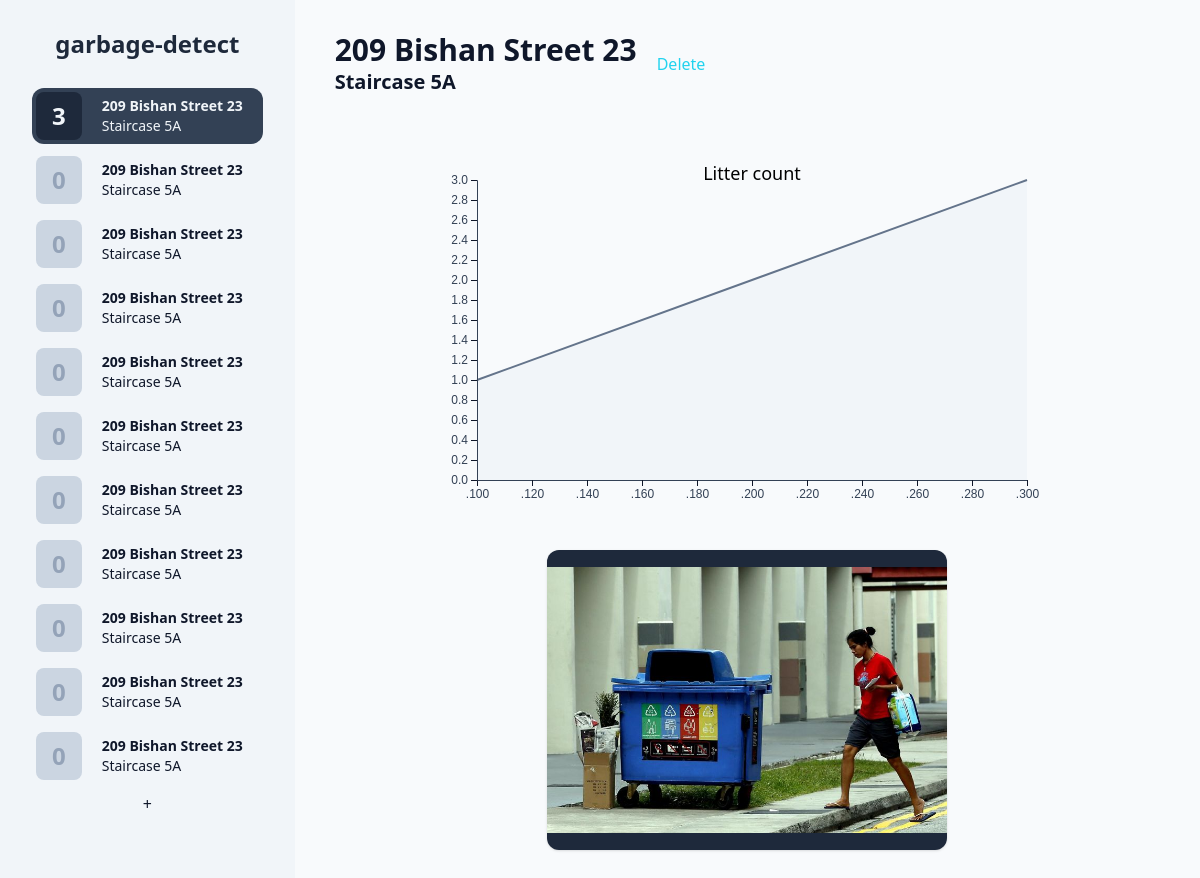
/1, run on an earlier commit of the app's database.
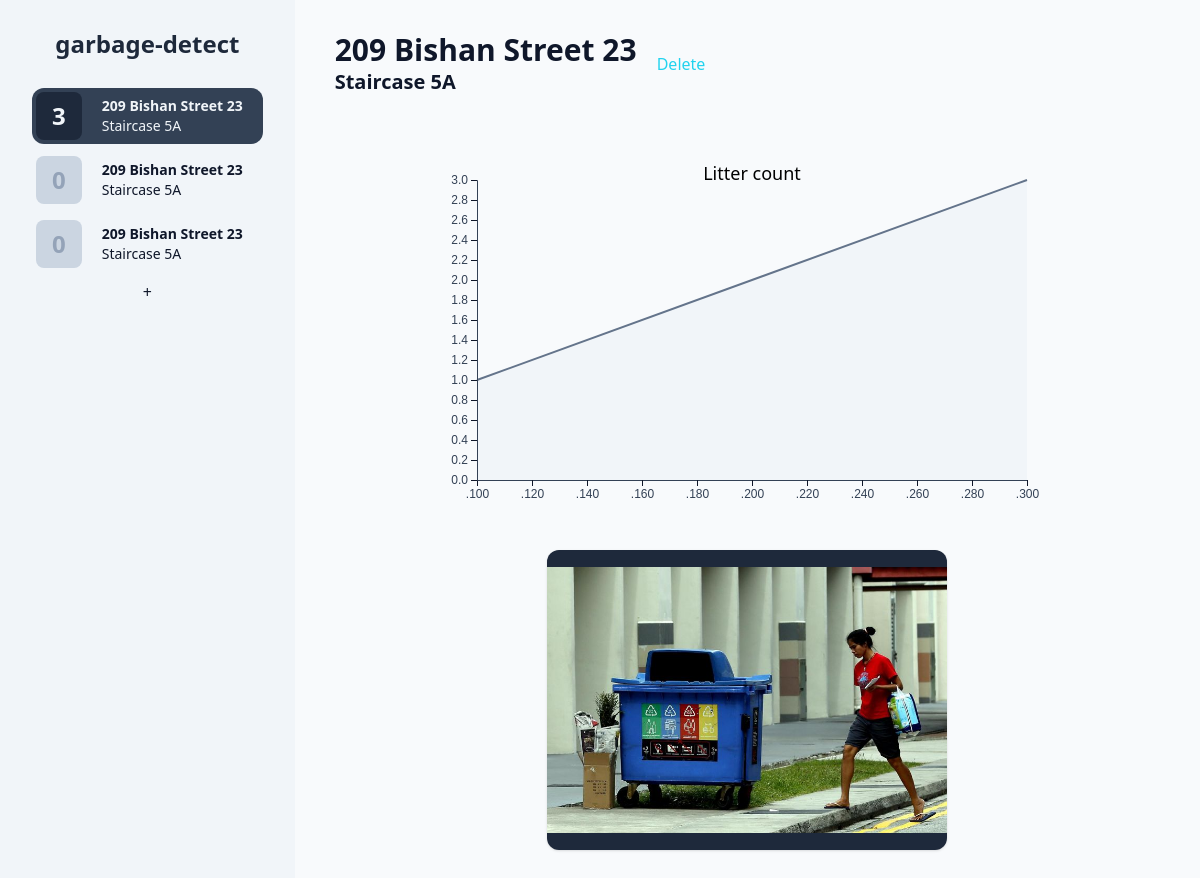
And on a later commit of the database.
### tables this page shows
CREATE TABLE info (id, img_path, address, location, cam_connected, cam_timestamp);

### app.py (the view)
@app.route('/<int:id>', methods=['POST', 'GET'])
def garbage_stats(id):
    if request.method == 'POST':
        print(request.form)
        return ''
    else:
        litter_data = (db.get_time_stamps(id), db.get_litter_counts(id))
        for i in db.fetch_bins():
            if i['id'] == id:
                target = i
                break
        return render_template('garbage-stats.html', bins=db.fetch_bins(), target=target, litter_data=litter_data)

### db.py (called while the page is built)
def get_columns(table: str) -> list:
    return [i[1] for i in sql(f'PRAGMA table_info({table})').fetchall()]

def get_litter_counts(id):
    return [i[0] for i in sql(f'SELECT litter_count FROM bin{id}').fetchall()]

def get_property(id: int, property: str):
    return sql(f'SELECT {property} FROM info WHERE id={id}').fetchone()[0]

def get_time_stamps(id):
    return [i[0] for i in sql(f'SELECT time FROM bin{id}').fetchall()]

def fetch_bins():
    bins = [
        {
            prop: get_property(i, prop) for prop in get_columns('info')
        }
        for (i,) in sql('SELECT id FROM info').fetchall()
    ]
    for i in bins:
        i['latest_litter_count'] = sql(
            f'SELECT litter_count FROM bin{i["id"]} ORDER BY time DESC'
        ).fetchone()[0]
    return bins

### templates/garbage-stats.html (shortened to what this page needs)
{% extends 'base.html' %}
{% block stats %}
<div class="flex items-center gap-x-5">
    <span>
        <h1 class="text-3xl font-bold">{{ target.address }}</h1>
        <h2 class="text-xl font-semibold">{{ target.location }}</h2>
    </span>
    <span>
        <a href="/{{ target.id }}/delete" class="text-cyan-400">Delete</a>
    </span>
</div>
<div class="flex justify-center items-center flex-wrap gap-x-6 gap-y-10 w-auto mt-16">
    <div id="graph" class="flex flex-grow justify-center items-center"></div>
    <div class="flex flex-col justify-center text-center w-[400px]
    h-[300px] bg-slate-800 shadow rounded-xl overflow-hidden">
        {% if target.cam_connected %}
        <img id="photo" src="{{ url_for('static', filename=target.img_path) }}"
            alt="Garbage bin at {{ target.address }}, {{ target.location }}">
        {% else %}
        <div class="text-slate-50 text-xl font-bold">No camera connected</div>
        <div class="text-slate-300 font-normal">
            <a href="/{{ target.id }}/newcam" class="text-cyan-400">Use your device</a>
            to photograph this bin
        </div>
        {% endif %}
    </div>
</div>
{% endblock %}

### templates/base.html (shortened to what this page needs)
<!DOCTYPE html>
<html lang="en" class="h-full">
<head>
    <link href="{{ url_for('static', filename='generated-styles.css') }}" rel="stylesheet">
</head>
<body class="h-full flex bg-slate-50 text-slate-900">
    <nav id="binNav"
        class="flex flex-col items-stretch gap-2 overflow-y-scroll bg-slate-100 py-2 px-8 h-screen min-w-max">
        <a href="/">
            <h1 class="text-2xl font-extrabold text-slate-800 w-full text-center my-5">garbage-detect</h1>
        </a>
        {% for bin in bins %}
        <a class="rounded-xl leading-5 duration-200 flex items-center min-h-[3.5rem]
        {% if target.id == bin.id %}
        bg-slate-700 text-slate-100
        {% else %}
        hover:bg-slate-200
        {% endif %}" href="/{{bin.id}}">
            <div class="text-2xl font-semibold px-4 ml-1 h-[calc(100%-0.5rem)] flex items-center rounded-lg
            {% if target.id == bin.id %}
            bg-slate-800 text-slate-100
            {% else %}
            bg-slate-300 text-slate-400
            {% endif %}">{{ bin.latest_litter_count }}</div>
            <div class="px-5 py-2 text-sm">
                <div class="font-bold">{{ bin.address }}</div>
                <div class="font-normal">{{ bin.location }}</div>
            </div>
        </a>
        {% endfor %}
        <a href="/newbin" class="text-center">+</a>
    </nav>
    <main class="py-8 px-10 h-full flex-grow overflow-y-scroll">
        {% block stats %}{% endblock %}
    </main>
</body>
</html>

### static/generated-styles.css (style rules this page uses)
*,:after,:before { box-sizing:border-box;border:0 solid }
:after,:before { --tw-content:"" }
html { line-height:1.5;-webkit-text-size-adjust:100%;-moz-tab-size:4;-o-tab-size:4;tab-size:4;font-family:ui-sans-serif,system-ui,-apple-system,BlinkMacSystemFont,Segoe UI,Roboto,Helvetica Neue,Arial,Noto Sans,sans-serif,Apple Color Emoji,Segoe UI Emoji,Segoe UI Symbol,Noto Color Emoji }
body { margin:0;line-height:inherit }
h1,h2,h3,h4,h5,h6 { font-size:inherit;font-weight:inherit }
a { color:inherit;text-decoration:inherit }
blockquote,dd,dl,figure,h1,h2,h3,h4,h5,h6,hr,p,pre { margin:0 }
audio,canvas,embed,iframe,img,object,svg,video { display:block;vertical-align:middle }
img,video { max-width:100%;height:auto }
.shadow { --tw-ring-offset-shadow:0 0 #0000;--tw-ring-shadow:0 0 #0000;--tw-shadow:0 0 #0000;--tw-shadow-colored:0 0 #0000 }
.my-5 { margin-top:1.25rem;margin-bottom:1.25rem }
.ml-1 { margin-left:.25rem }
.mt-16 { margin-top:4rem }
.flex { display:flex }
.h-full { height:100% }
.h-screen { height:100vh }
.h-\[calc\(100\%-0\.5rem\)\] { height:calc(100% - .5rem) }
.h-\[300px\] { height:300px }
.min-h-\[3\.5rem\] { min-height:3.5rem }
.w-full { width:100% }
.w-auto { width:auto }
.w-\[400px\] { width:400px }
.min-w-max { min-width:-webkit-max-content;min-width:-moz-max-content;min-width:max-content }
.flex-grow { flex-grow:1 }
.flex-col { flex-direction:column }
.flex-wrap { flex-wrap:wrap }
.items-center { align-items:center }
.items-stretch { align-items:stretch }
.justify-center { justify-content:center }
.gap-2 { gap:.5rem }
.gap-x-6 { -moz-column-gap:1.5rem;column-gap:1.5rem }
.gap-y-10 { row-gap:2.5rem }
.gap-x-5 { -moz-column-gap:1.25rem;column-gap:1.25rem }
.overflow-hidden { overflow:hidden }
.overflow-y-scroll { overflow-y:scroll }
.rounded-xl { border-radius:.75rem }
.rounded-lg { border-radius:.5rem }
.bg-slate-50 { --tw-bg-opacity:1;background-color:rgb(248 250 252/var(--tw-bg-opacity)) }
.bg-slate-100 { --tw-bg-opacity:1;background-color:rgb(241 245 249/var(--tw-bg-opacity)) }
.bg-slate-700 { --tw-bg-opacity:1;background-color:rgb(51 65 85/var(--tw-bg-opacity)) }
.bg-slate-800 { --tw-bg-opacity:1;background-color:rgb(30 41 59/var(--tw-bg-opacity)) }
.bg-slate-300 { --tw-bg-opacity:1;background-color:rgb(203 213 225/var(--tw-bg-opacity)) }
.py-2 { padding-top:.5rem;padding-bottom:.5rem }
.px-8 { padding-left:2rem;padding-right:2rem }
.px-4 { padding-left:1rem;padding-right:1rem }
.px-5 { padding-left:1.25rem;padding-right:1.25rem }
.py-8 { padding-top:2rem;padding-bottom:2rem }
.px-10 { padding-left:2.5rem;padding-right:2.5rem }
.text-center { text-align:center }
.text-2xl { font-size:1.5rem;line-height:2rem }
.text-sm { font-size:.875rem;line-height:1.25rem }
.text-3xl { font-size:1.875rem;line-height:2.25rem }
.text-xl { font-size:1.25rem;line-height:1.75rem }
.font-extrabold { font-weight:800 }
.font-semibold { font-weight:600 }
.font-bold { font-weight:700 }
.font-normal { font-weight:400 }
.leading-5 { line-height:1.25rem }
.text-slate-900 { --tw-text-opacity:1;color:rgb(15 23 42/var(--tw-text-opacity)) }
.text-slate-800 { --tw-text-opacity:1;color:rgb(30 41 59/var(--tw-text-opacity)) }
.text-slate-100 { --tw-text-opacity:1;color:rgb(241 245 249/var(--tw-text-opacity)) }
.text-slate-400 { --tw-text-opacity:1;color:rgb(148 163 184/var(--tw-text-opacity)) }
.text-cyan-400 { --tw-text-opacity:1;color:rgb(34 211 238/var(--tw-text-opacity)) }
.shadow { --tw-shadow:0 1px 3px 0 rgba(0,0,0,.1),0 1px 2px -1px rgba(0,0,0,.1);--tw-shadow-colored:0 1px 3px 0 var(--tw-shadow-color),0 1px 2px -1px var(--tw-shadow-color);box-shadow:var(--tw-ring-offset-shadow,0 0 #0000),var(--tw-ring-shadow,0 0 #0000),var(--tw-shadow) }
.duration-200 { transition-duration:.2s }
* { box-sizing:border-box }

What changed in the data, as far as the page shows it:
removed info: address "209 Bishan Street 23", location "Staircase 5A"
removed info: address "209 Bishan Street 23", location "Staircase 5A"
removed info: address "209 Bishan Street 23", location "Staircase 5A"
removed info: address "209 Bishan Street 23", location "Staircase 5A"
removed info: address "209 Bishan Street 23", location "Staircase 5A"
removed info: address "209 Bishan Street 23", location "Staircase 5A"
removed info: address "209 Bishan Street 23", location "Staircase 5A"
removed info: address "209 Bishan Street 23", location "Staircase 5A"
Also different on the page:
list line gone: "0"
